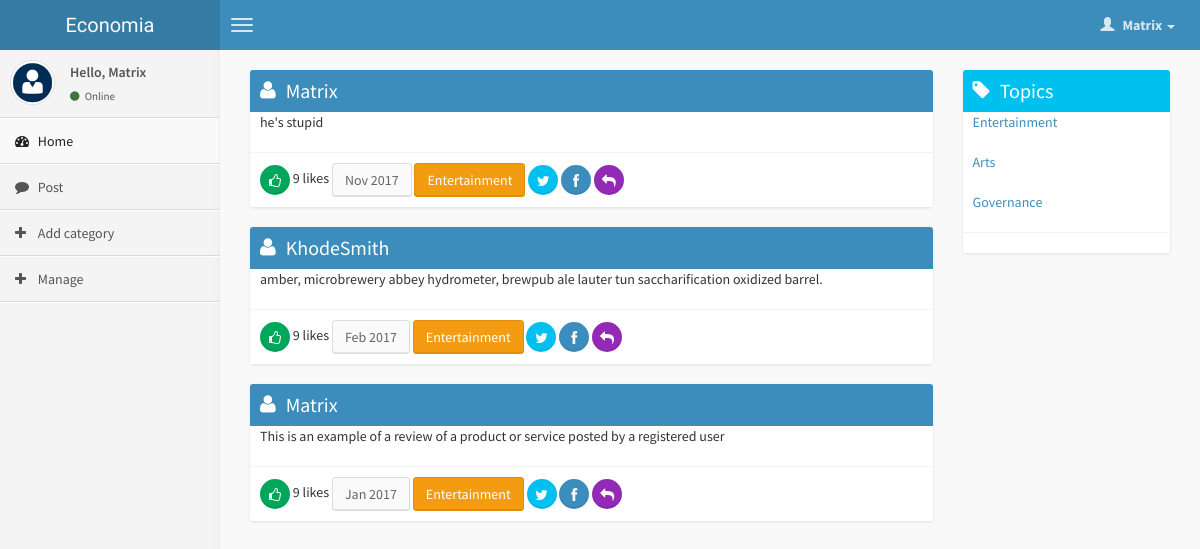
Screenshot of /topic.php?cat=1 (signed in) with the database file from the repository.
### tables this page shows
CREATE TABLE IF NOT EXISTS `users` (
  `user_id` int(8) NOT NULL AUTO_INCREMENT,
  `name` varchar(50) NOT NULL,
  `username` varchar(30) NOT NULL,
  `password` varchar(255) NOT NULL,
  `email` varchar(255) NOT NULL,
  `user_date` date NOT NULL,
  `user_level` int(8) NOT NULL,
  PRIMARY KEY (`user_id`),
  UNIQUE KEY `user_name_unique` (`username`)
);

CREATE TABLE IF NOT EXISTS `categories` (
  `id` int(11) NOT NULL AUTO_INCREMENT,
  `category` varchar(50) NOT NULL,
  `cat_date` date NOT NULL,
  PRIMARY KEY (`id`)
);

CREATE TABLE IF NOT EXISTS `review` (
  `id` int(11) NOT NULL AUTO_INCREMENT,
  `message` varchar(300) NOT NULL,
  `topic` varchar(200) NOT NULL,
  `date` varchar(50) NOT NULL,
  `user_id` int(11) NOT NULL,
  PRIMARY KEY (`id`)
);

### lib/library.php (called while the page is built, shortened)
<?php
class DemoLib{
    public function runQuery($sql)
    {
        $db = DB();
        $stmt = $db->prepare($sql);
        return $stmt;
    }
}

### topic.php (the view, shortened to what this page needs)
<?php include 'header.php';
      $cat_id=@$_GET['cat'];
    $stmt5 = $app->runQuery("SELECT * FROM review WHERE topic=:cat_id ORDER BY id DESC");
    $stmt5->bindParam("cat_id", $cat_id);
    $stmt5->execute();
?>
        <div class="wrapper row-offcanvas row-offcanvas-left">
            <?php include 'sidebar.php'; ?>
            <aside class="right-side">
                <section class="content">
                           <div class="col-sm-3 hidden-xs" style="float: right">
                               <div class="box box-solid box-info">
                                <div class="box-header">
                                    <i class="fa fa-tag"></i>
                                    <h3 class="box-title">
                                        Topics
                                    </h3>
                                </div>
                           <?php
                            while ($product=$stmt3->fetch(PDO::FETCH_ASSOC)) { ?>
                                <div class="box-body">
                                    <p><a href="topic.php?cat=<?php echo $product['id']; ?>"><?php echo $product['category']; ?></a></p>
                                </div>
                                <?php  }
                            ?>
                                <div class="box-footer">
                                </div>
                            </div>
                           </div>
                           <div class="col-sm-9">
                        <?php
                        while ($reviewRow=$stmt5->fetch(PDO::FETCH_ASSOC)) {
                                    $user = $reviewRow['user_id'];
                                    $topic = $reviewRow['topic'];
                                    $stmt2 = $app->runQuery("SELECT * FROM users WHERE user_id=:user_id");
                                    $stmt2->execute(array(":user_id"=>$user));
                                    $row=$stmt2->fetch(PDO::FETCH_ASSOC);
                                    $stmt4 = $app->runQuery("SELECT * FROM categories WHERE id=:topic");
                                    $stmt4->bindParam("topic", $topic);
                                    $stmt4->execute();
                                    $row1=$stmt4->fetch(PDO::FETCH_ASSOC);
                            ?>
                            <div class="box box-solid box-primary">
                                <div class="box-header">
                                    <i class="fa fa-user"></i>
                                    <h3 class="box-title">
                                        <?php echo ucfirst($row['username']); ?>
                                    </h3>
                                </div>
                                <div class="box-body">
                                    <p><?php echo $reviewRow['message']; ?></p>
                                </div>
                                <div class="box-footer">
                                    <a class="btn bg-green btn-circle" href="home.php?article=<?php echo $reviewRow['id']; ?>&id=<?php echo $user; ?>"><i class="fa fa-thumbs-o-up"></i></a>
                                    <span> 9 likes</span>
                                    <button class="btn btn-default"><?php echo $reviewRow['date']; ?></button>
                                    <button class="btn btn-warning"><?php echo $row1['category']; ?></button>
                                    <a href="https://twitter.com/intent/tweet?text=<?php echo substr(trim($reviewRow['message']),0, 140); ?> economia.com" class="btn bg-aqua btn-circle" data-show-count="false" target="_blank"><i class="fa fa-twitter"></i></a>
                                    <button class="btn bg-light-blue btn-circle" id="shareBtn"><i class="fa fa-facebook"></i></button>
                                    <a href="single.php?pst=<?php echo $reviewRow['id']; ?>" class="btn bg-purple btn-circle"><i class="fa fa-reply"></i></a>
                                </div>
                            </div>
                           <?php }  ?>
                          </div>
                </section>
            </aside>
        </div>
        <?php include 'footer.php'; ?>
    </body>
</html>

### header.php (shortened to what this page needs)
<?php ob_flush();
require 'lib/library.php';
$app = new DemoLib();
    $user_id = $_SESSION['user_id'];
    $stmt = $app->runQuery("SELECT * FROM users WHERE user_id=:user_id");
    $stmt->execute(array(":user_id"=>$user_id));
    $userRow=$stmt->fetch(PDO::FETCH_ASSOC);
    $stmt3 = $app->runQuery("SELECT * FROM categories");
    $stmt3->execute();
?>
<!DOCTYPE html>
<html>
    <head>
        <link href="css/bootstrap.min.css" rel="stylesheet" type="text/css" />
        <link href="css/font-awesome.min.css" rel="stylesheet" type="text/css" />
        <link href="css/ionicons.min.css" rel="stylesheet" type="text/css" />
        <link href="css/morris/morris.css" rel="stylesheet" type="text/css" />
        <link href="css/jvectormap/jquery-jvectormap-1.2.2.css" rel="stylesheet" type="text/css" />
        <link href="css/fullcalendar/fullcalendar.css" rel="stylesheet" type="text/css" />
        <link href="css/daterangepicker/daterangepicker-bs3.css" rel="stylesheet" type="text/css" />
        <link href="css/bootstrap-wysihtml5/bootstrap3-wysihtml5.min.css" rel="stylesheet" type="text/css" />
        <link href="css/AdminLTE.css" rel="stylesheet" type="text/css" />
    </head>
        <body class="skin-blue">
        <header class="header">
            <a href="index.php" class="logo">
               Economia
            </a>
            <nav class="navbar navbar-static-top" role="navigation">
                <a href="#" class="navbar-btn sidebar-toggle" data-toggle="offcanvas" role="button">
                    <span class="icon-bar"></span>
                    <span class="icon-bar"></span>
                    <span class="icon-bar"></span>
                </a>
                <div class="navbar-right">
                    <ul class="nav navbar-nav">
                        <li class="dropdown user user-menu">
                            <a href="#" class="dropdown-toggle" data-toggle="dropdown">
                                <i class="glyphicon glyphicon-user"></i>
                                <span><?php echo ucfirst($userRow['username']); ?> <i class="caret"></i></span>
                            </a>
                        </li>
                    </ul>
                </div>
            </nav>
        </header>

### sidebar.php
<aside class="left-side sidebar-offcanvas">
    <section class="sidebar">
        <div class="user-panel">
            <div class="pull-left image">
                <img src="img/avatar3.jpg" class="img-circle" alt="User Image" />
            </div>
            <div class="pull-left info">
                <p>Hello, <?php echo ucfirst($userRow['username']); ?></p>
                <a href="#"><i class="fa fa-circle text-success"></i> Online</a>
            </div>
        </div>
        <ul class="sidebar-menu">
            <li class="active">
                <a href="home.php">
                    <i class="fa fa-dashboard"></i> <span>Home</span>
                </a>
            </li>
            <li class="">
                <a href="post.php">
                    <i class="fa fa-comment"></i> <span>Post</span>
                </a>
            </li>
            <?php
                if ($userRow['user_level']==1) { ?>
                <li class="">
                    <a href="category.php">
                        <i class="fa fa-plus"></i> <span>Add category</span>
                    </a>
                </li>
                <li class="">
                    <a href="admin.php">
                        <i class="fa fa-plus"></i> <span>Manage</span>
                    </a>
                </li>
              <?php  }
             ?>
        </ul>
    </section>
</aside>

### footer.php (shortened to what this page needs)
    </body>
</html>

### rows the page displays
users: username "Matrix"
categories: category "Entertainment"
categories: category "Arts"
categories: category "Governance"
review: user.username "Matrix", message "he's stupid", date "Nov 2017", categories.category "Entertainment"
review: user.username "KhodeSmith", message "amber, microbrewery abbey hydrometer, brewpub ale lauter tun saccharification oxidized barrel.", date "Feb 2017", categories.category "Entertainment"
review: user.username "Matrix", message "This is an example of a review of a product or service posted by a registered user", date "Jan 2017", categories.category "Entertainment"
